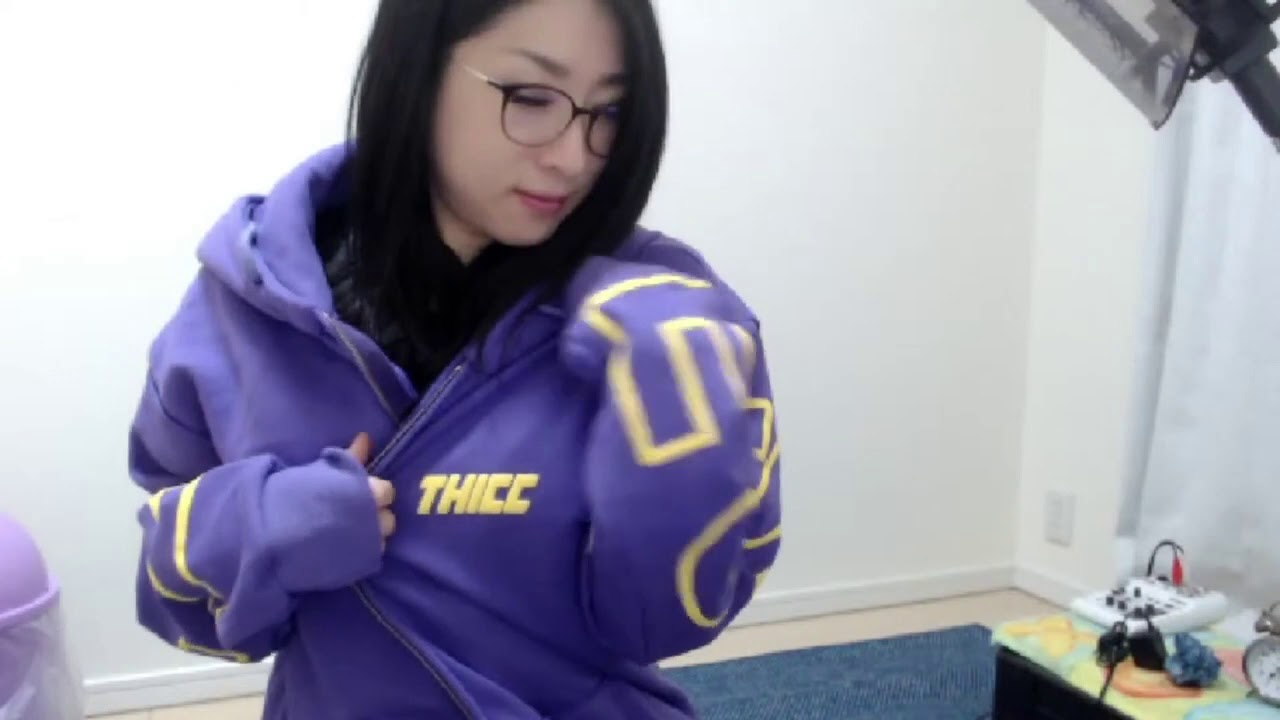
#> input picture pcd/tugas5/images/kson.jpg, 1280 x 720 px
$ jupyter execute yuv.ipynb
#> lines starting #> are read from the running program, lines starting #| are printed output that depends on the picture
[cell 1]
import cv2
import numpy as np
from matplotlib import pyplot as plt

img1 = cv2.imread('images/kson.jpg')
#> img1 is the input picture: shape (720, 1280, 3); mean B, G, R 171.8, 153.7, 154.7
img2 = np.zeros(img1.shape,np.uint8)
img2[:,:,0]=img1[:,:,2]
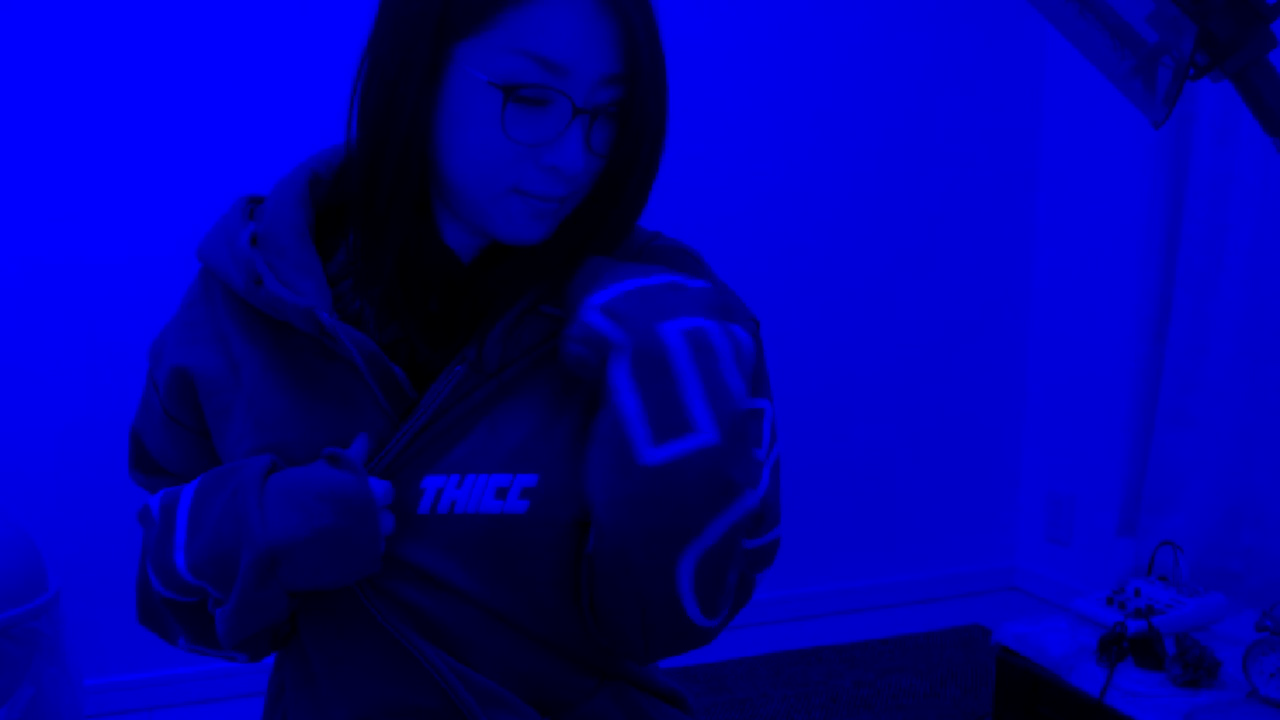
#> img2: shape (720, 1280, 3); mean B, G, R 154.7, 0, 0
img2[:,:,1]=img1[:,:,1]
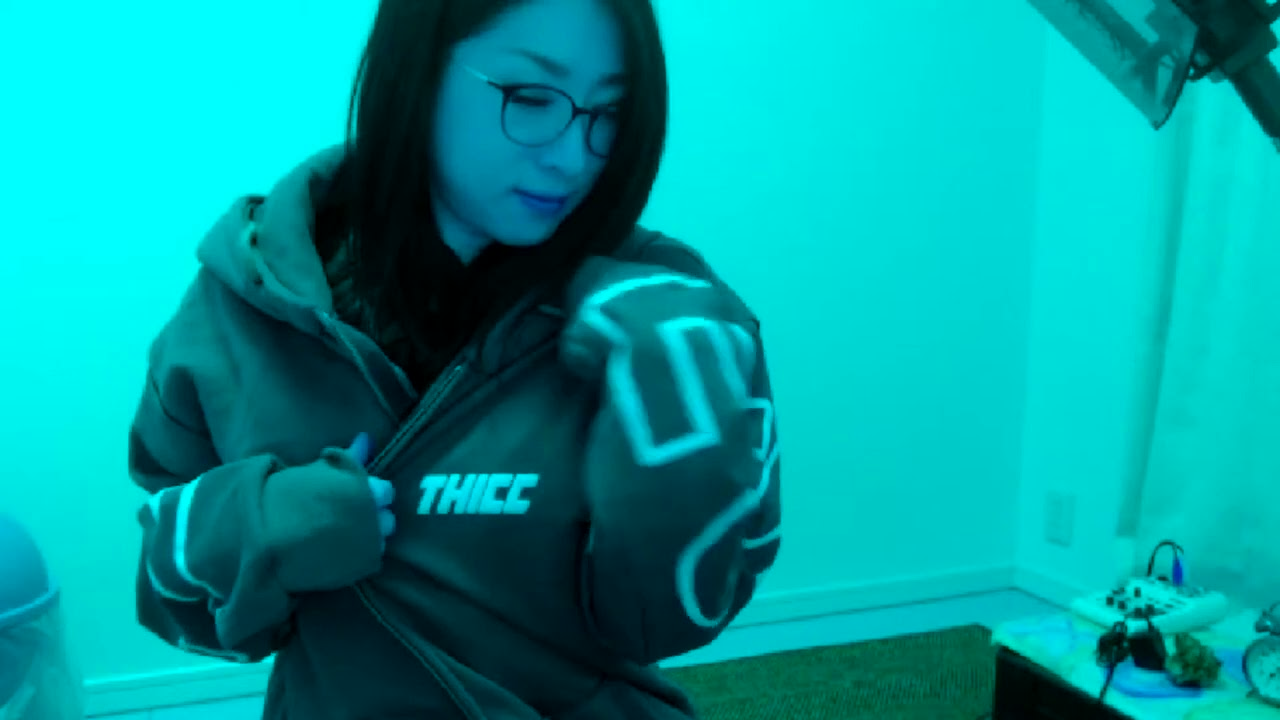
#> img2: shape (720, 1280, 3); mean B, G, R 154.7, 153.7, 0
img2[:,:,2]=img1[:,:,0]
img3 = cv2.cvtColor(img1, cv2.COLOR_BGR2YUV)
#> img3: shape (720, 1280, 3); mean of channels 0, 1, 2 156.1, 135.7, 126.7

plt.figure()
plt.subplot(2,1,1)
plt.imshow(img2)
plt.title('Original')
plt.subplot(2,1,2)
plt.imshow(img3)
plt.title('YUV')
plt.show()
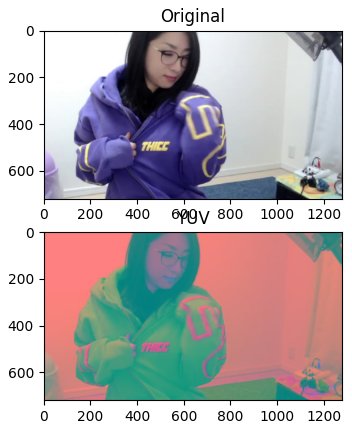
#> figure drawn by matplotlib, 2 panels
